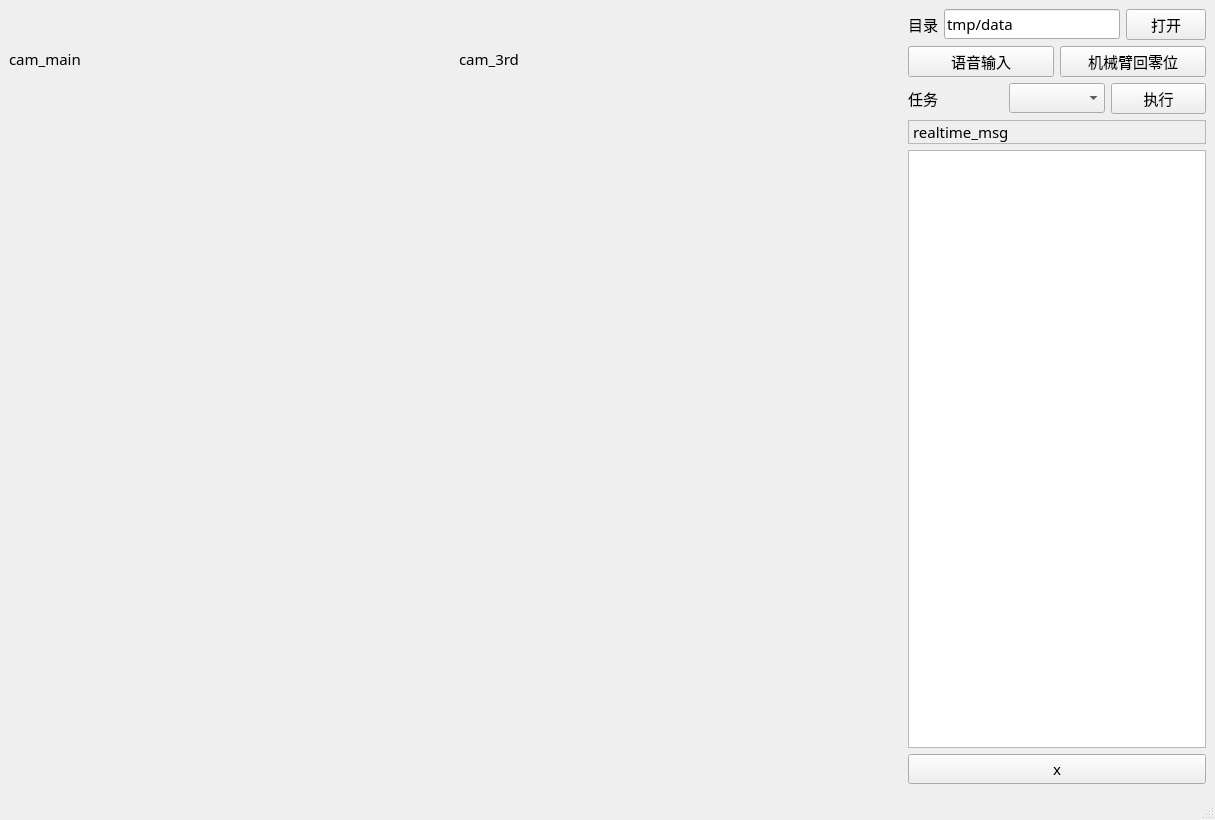
<?xml version="1.0" encoding="UTF-8"?>
<ui version="4.0">
 <author>weikang</author>
 <class>DemoWindow</class>
 <widget class="QMainWindow" name="DemoWindow">
  <property name="geometry">
   <rect>
    <x>0</x>
    <y>0</y>
    <width>1215</width>
    <height>820</height>
   </rect>
  </property>
  <property name="font">
   <font>
    <family>Microsoft YaHei</family>
    <pointsize>11</pointsize>
   </font>
  </property>
  <property name="windowTitle">
   <string>演示</string>
  </property>
  <property name="styleSheet">
   <string notr="true"/>
  </property>
  <widget class="QWidget" name="centralwidget">
   <layout class="QGridLayout" name="gridLayout">
    <item row="0" column="0">
     <layout class="QHBoxLayout" name="main_layout" stretch="3,1">
      <item>
       <layout class="QGridLayout" name="view_layout" rowstretch="2,3" columnstretch="0,0">
        <item row="0" column="0">
         <widget class="QWidget" name="wd_left" native="true">
          <property name="minimumSize">
           <size>
            <width>0</width>
            <height>200</height>
           </size>
          </property>
          <widget class="QLabel" name="lb_left">
           <property name="geometry">
            <rect>
             <x>0</x>
             <y>0</y>
             <width>100</width>
             <height>100</height>
            </rect>
           </property>
           <property name="minimumSize">
            <size>
             <width>0</width>
             <height>0</height>
            </size>
           </property>
           <property name="text">
            <string>cam_main</string>
           </property>
          </widget>
         </widget>
        </item>
        <item row="0" column="1">
         <widget class="QWidget" name="wd_right" native="true">
          <property name="autoFillBackground">
           <bool>false</bool>
          </property>
          <widget class="QLabel" name="lb_right">
           <property name="geometry">
            <rect>
             <x>0</x>
             <y>0</y>
             <width>100</width>
             <height>100</height>
            </rect>
           </property>
           <property name="autoFillBackground">
            <bool>false</bool>
           </property>
           <property name="styleSheet">
            <string notr="true"/>
           </property>
           <property name="text">
            <string>cam_3rd</string>
           </property>
          </widget>
         </widget>
        </item>
        <item row="1" column="0" colspan="2">
         <widget class="QWidget" name="wd_bottom" native="true"/>
        </item>
       </layout>
      </item>
      <item>
       <layout class="QVBoxLayout" name="control_layout">
        <item>
         <layout class="QHBoxLayout" name="horizontalLayout_3">
          <item>
           <widget class="QLabel" name="label">
            <property name="text">
             <string>目录</string>
            </property>
           </widget>
          </item>
          <item>
           <widget class="QLineEdit" name="dataset_dir">
            <property name="text">
             <string>tmp/data</string>
            </property>
           </widget>
          </item>
          <item>
           <widget class="QPushButton" name="btn_open_dir">
            <property name="toolTip">
             <string/>
            </property>
            <property name="statusTip">
             <string>打开数据集目录</string>
            </property>
            <property name="whatsThis">
             <string/>
            </property>
            <property name="text">
             <string>打开</string>
            </property>
           </widget>
          </item>
         </layout>
        </item>
        <item>
         <layout class="QGridLayout" name="gridLayout_2">
          <item row="0" column="0">
           <widget class="QPushButton" name="btn_voice">
            <property name="text">
             <string>语音输入</string>
            </property>
           </widget>
          </item>
          <item row="0" column="1">
           <widget class="QPushButton" name="btn_arm_zero">
            <property name="text">
             <string>机械臂回零位</string>
            </property>
           </widget>
          </item>
          <item row="1" column="0" colspan="2">
           <layout class="QHBoxLayout" name="horizontalLayout">
            <item>
             <widget class="QLabel" name="label_2">
              <property name="text">
               <string>任务</string>
              </property>
             </widget>
            </item>
            <item>
             <widget class="QComboBox" name="cb_tasks"/>
            </item>
            <item>
             <widget class="QPushButton" name="btn_run">
              <property name="text">
               <string>执行</string>
              </property>
             </widget>
            </item>
           </layout>
          </item>
         </layout>
        </item>
        <item>
         <widget class="QLabel" name="msg">
          <property name="frameShape">
           <enum>QFrame::Shape::StyledPanel</enum>
          </property>
          <property name="text">
           <string>realtime_msg</string>
          </property>
         </widget>
        </item>
        <item>
         <layout class="QVBoxLayout" name="verticalLayout">
          <item>
           <widget class="QPlainTextEdit" name="txt_log">
            <property name="readOnly">
             <bool>true</bool>
            </property>
           </widget>
          </item>
          <item>
           <widget class="QPushButton" name="btn_clear">
            <property name="text">
             <string>x</string>
            </property>
           </widget>
          </item>
         </layout>
        </item>
       </layout>
      </item>
     </layout>
    </item>
   </layout>
  </widget>
  <widget class="QStatusBar" name="statusbar"/>
  <action name="act_setting">
   <property name="text">
    <string>设置</string>
   </property>
   <property name="toolTip">
    <string>打开设置页</string>
   </property>
   <property name="shortcut">
    <string>Ctrl+,</string>
   </property>
   <property name="menuRole">
    <enum>QAction::MenuRole::PreferencesRole</enum>
   </property>
  </action>
  <action name="act_gripper">
   <property name="text">
    <string>夹爪开合</string>
   </property>
   <property name="menuRole">
    <enum>QAction::MenuRole::NoRole</enum>
   </property>
  </action>
 </widget>
 <resources/>
 <connections/>
 <designerdata>
  <property name="gridDeltaX">
   <number>10</number>
  </property>
  <property name="gridDeltaY">
   <number>10</number>
  </property>
  <property name="gridSnapX">
   <bool>true</bool>
  </property>
  <property name="gridSnapY">
   <bool>true</bool>
  </property>
  <property name="gridVisible">
   <bool>true</bool>
  </property>
 </designerdata>
</ui>
